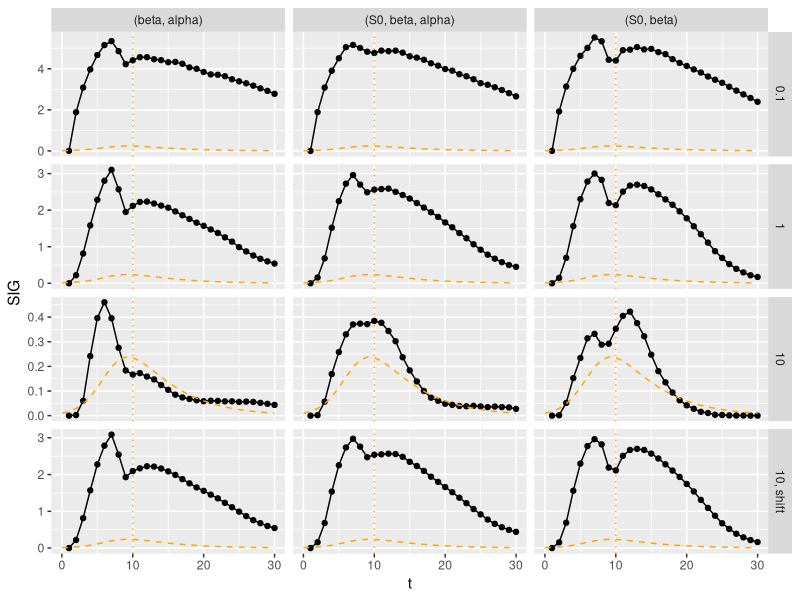
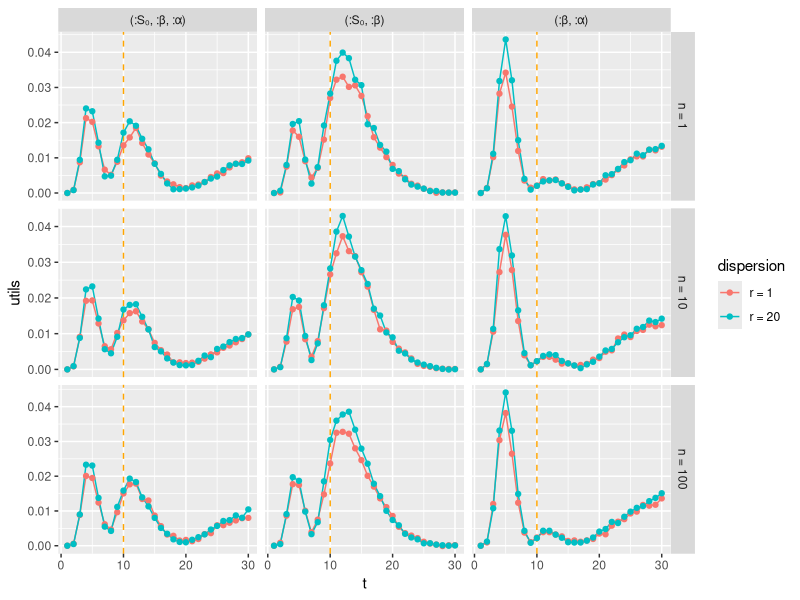

Here is the R script that generated these plots, in order:
library(tidyverse)
library(ggthemes)

true_inf <- c(
    0.01, 0.017234986028274994, 0.029226916688214286, 0.0482619354074302, 0.07644676001950913, 0.11397801673090434, 0.15694203765403592,
    0.197068585361762, 0.22556384374277325, 0.23791293991026669, 0.2351898235396991, 0.22162345300496464, 0.2018696959400936, 
    0.1795447345733238, 0.15704515578805922, 0.13574849445435141, 0.11635024064541434, 0.09910377645846799, 0.08402199574081326, 0.0709903078468306, 0.059817465836561626, 0.05029848904490269, 0.04222657248401512, 0.03540215277236312, 
    0.029650387465228304, 0.024814410446680653, 0.02075294687536625, 0.017345265065778624, 0.014491436294653753, 0.012103619476697134, 0.010105741535796938
)
peak <- which.max(true_inf)

(notest <- read_csv("data/sims/single-obs-no-test.csv"))
(notest2 <- read_csv("data/sims/noise-of-inf-2-3.csv"))
(meanshift <- read_csv("data/sims/mean-shift.csv"))
(normshift <- read_csv("data/sims/single-observation/normal-03-07.csv"))

allres <- read_csv("data/sims/single-observation/allres-03-09.csv") |>
    select(utils, obs_model, obs_params, param_comb, true=θtrue) |>
    mutate(utils=str_replace_all(utils, "Any|\\[|\\]", ""), t=str_c(1:(length(true_inf)-1), collapse=",")) |>
    separate_rows(utils, t, sep=",", convert=TRUE)

# ggplot(notest, aes(t, SIG, col=as.factor(sd), group=as.factor(sd))) +
# notest2 |>
#     bind_rows(mutate="mu100")
#     mutate(sd = str_c(sd, "*I(t)")) |>
normshift |>
    filter(σ == 10) |>
    mutate(sd = str_c(σ, ", shift")) |>
    bind_rows(mutate(notest, sd=as.character(sd))) |>
    mutate(free=str_replace_all(free, c(":S₀" = "S0", ":β" = "beta", ":α"="alpha"))) |>
    ggplot(aes(t, SIG)) +
    geom_vline(xintercept=peak, col="orange", linetype="dotted") +
    geom_line() +
    geom_point() +
    geom_line(aes(t, true_inf), tibble(t=0:30, true_inf=true_inf), col="orange", linetype="dashed") +
    facet_grid(sd~free, scales="free_y")

allres |>
    mutate(
        dispersion=ifelse(str_detect(obs_params, "r"), str_extract(obs_params, "r = \\d+"), "r = 0"),
        ntest=str_extract(obs_params, "n = \\d+")
    ) |>
    filter(obs_model == "neg_binom") |>
    ggplot(aes(t, utils, col=dispersion)) +
    geom_vline(xintercept=peak, col="orange", linetype="dashed") +
    geom_line() +
    geom_point() +
    facet_grid(ntest~param_comb, scales="free_y")
